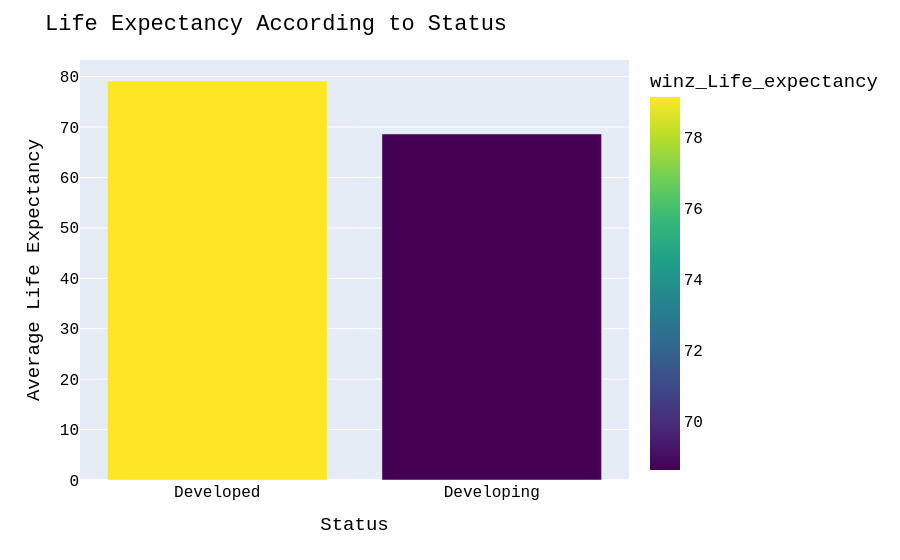

Here is the notebook cell this chart was saved with:
### Markdown cell above
##### Observations from the above correlation:

1. Adult_mortality has a negative relationship with education, the composition of resource income, and a positive relationship with HIV / AIDS.
2. Infant_deaths and Under_five_deaths have a strong positive relationship.
3. Schooling and alcohol have a positive relationship.
4. Percentage expenditure has a positive relationship with education, the composition of resource income, GDP and life expectancy.
5. hepatitis B has a strong positive relationship with polio and diphtheria.
6. Polio also has a strong positive relationship with diphtheria, hepatitis B, and life expectancy.
7. Diphtheria has a strong positive relationship with polio and life expectancy.

### Code cell
status_life_exp = data.groupby(by=['Status']).mean(numeric_only=True).reset_index().sort_values(
    'winz_Life_expectancy', ascending=False).reset_index(drop=True)

fig = px.bar(status_life_exp,
             x='Status',
             y='winz_Life_expectancy',
             color='winz_Life_expectancy',
             color_continuous_scale='viridis')

fig.update_layout(
    title="Life Expectancy According to Status",
    xaxis_title="Status",
    yaxis_title="Average Life Expectancy",
    font=dict(
        family="Courier New",
        size=16,
        color="black"
    )
)

fig.show()

### Figure 1 — Plotly figure (JSON) as saved in the notebook; plotly's stock layout.template omitted (floating-point values rounded to 4 significant figures)
{"data": [{"alignmentgroup": "True", "hovertemplate": "Status=%{x}<br>winz_Life_expectancy=%{marker.color}<extra></extra>", "legendgroup": "", "marker": {"color": [79.13, 68.62], "coloraxis": "coloraxis", "pattern": {"shape": ""}}, "name": "", "offsetgroup": "", "orientation": "v", "showlegend": false, "textposition": "auto", "type": "bar", "x": ["Developed", "Developing"], "xaxis": "x", "y": [79.13, 68.62], "yaxis": "y"}], "layout": {"barmode": "relative", "coloraxis": {"colorbar": {"title": {"text": "winz_Life_expectancy"}}, "colorscale": [[0, "#440154"], [0.1111, "#482878"], [0.2222, "#3e4989"], [0.3333, "#31688e"], [0.4444, "#26828e"], [0.5556, "#1f9e89"], [0.6667, "#35b779"], [0.7778, "#6ece58"], [0.8889, "#b5de2b"], [1, "#fde725"]]}, "font": {"color": "black", "family": "Courier New", "size": 16}, "legend": {"tracegroupgap": 0}, "margin": {"t": 60}, "title": {"text": "Life Expectancy According to Status"}, "xaxis": {"anchor": "y", "domain": [0, 1], "title": {"text": "Status"}}, "yaxis": {"anchor": "x", "domain": [0, 1], "title": {"text": "Average Life Expectancy"}}}}
